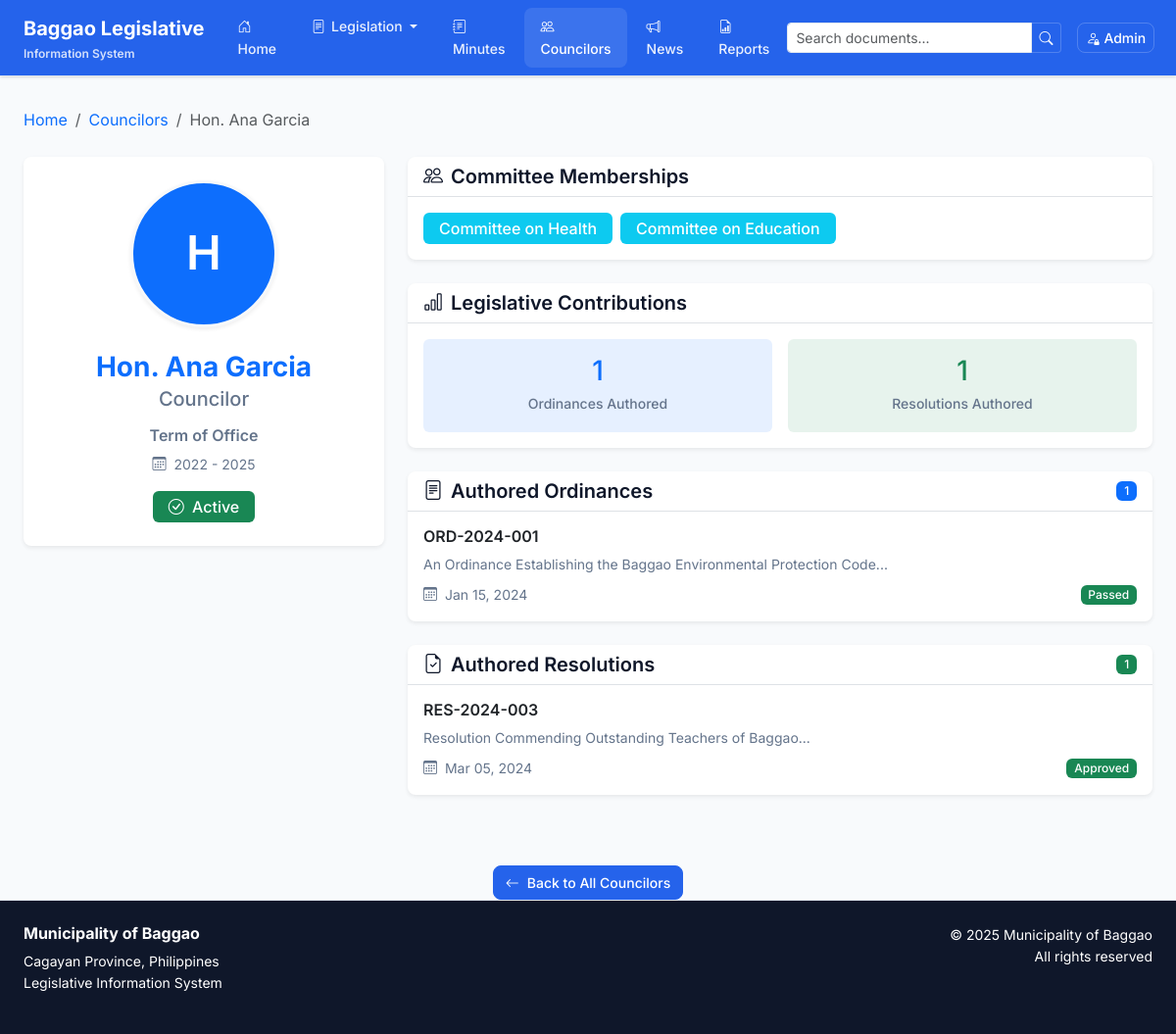
The app's page /councilors/view/3 with its own data.
### tables this page shows
CREATE TABLE `councilors` (
  `id` int(11) NOT NULL,
  `name` varchar(100) NOT NULL,
  `photo` varchar(255) DEFAULT NULL,
  `position` varchar(50) NOT NULL,
  `term_start` year(4) NOT NULL,
  `term_end` year(4) NOT NULL,
  `committees` text DEFAULT NULL,
  `contact_info` text DEFAULT NULL,
  `status` enum('active','inactive') DEFAULT 'active',
  `created_at` timestamp NOT NULL DEFAULT current_timestamp(),
  `updated_at` timestamp NOT NULL DEFAULT current_timestamp() ON UPDATE current_timestamp()
);

CREATE TABLE `ordinances` (
  `id` int(11) NOT NULL,
  `ordinance_number` varchar(50) NOT NULL,
  `title` text NOT NULL,
  `author_id` int(11) NOT NULL,
  `date_passed` date NOT NULL,
  `status` enum('passed','pending','rejected') DEFAULT 'pending',
  `file_path` varchar(255) DEFAULT NULL,
  `summary` text DEFAULT NULL,
  `keywords` varchar(255) DEFAULT NULL,
  `created_at` timestamp NOT NULL DEFAULT current_timestamp(),
  `updated_at` timestamp NOT NULL DEFAULT current_timestamp() ON UPDATE current_timestamp()
);

CREATE TABLE `resolutions` (
  `id` int(11) NOT NULL,
  `resolution_number` varchar(50) NOT NULL,
  `subject` text NOT NULL,
  `author_id` int(11) NOT NULL,
  `date_approved` date NOT NULL,
  `status` enum('approved','pending','rejected') DEFAULT 'pending',
  `file_path` varchar(255) DEFAULT NULL,
  `summary` text DEFAULT NULL,
  `keywords` varchar(255) DEFAULT NULL,
  `created_at` timestamp NOT NULL DEFAULT current_timestamp(),
  `updated_at` timestamp NOT NULL DEFAULT current_timestamp() ON UPDATE current_timestamp()
);

### core/Controller.php (called while the page is built, shortened)
<?php
class Controller {
    protected function loadView($view, $data = []) {
        extract($data);
        include "views/{$view}.php";
        include "views/layout.php";
    }
}
?>

### controllers/CouncilorController.php (called while the page is built, shortened)
<?php
class CouncilorController extends Controller {
    public function view($id) {
        $councilorModel = new Councilor();
        $councilor = $councilorModel->getWithOrdinanceCount($id);
        $ordinances = $councilorModel->getOrdinances($id);
        $resolutions = $councilorModel->getResolutions($id);
        $data = [
            'councilor' => $councilor,
            'ordinances' => $ordinances,
            'resolutions' => $resolutions
        ];
        $this->loadView('councilors/view', $data);
    }
}
?>

### index.php (called while the page is built, shortened)
<?php
require_once 'config/database.php';
spl_autoload_register(function ($class_name) {
    $directories = [
        'models/',
        'controllers/',
        'core/'
    ];
    foreach ($directories as $directory) {
        $file = $directory . $class_name . '.php';
        if (file_exists($file)) {
            return;
        }
    }
});
$request = $_GET['page'] ?? 'home';
$action = $_GET['action'] ?? 'index';
$id = $_GET['id'] ?? null;
$routes = [
    'home' => 'HomeController',
    'ordinances' => 'OrdinanceController',
    'resolutions' => 'ResolutionController',
    'minutes' => 'MinuteController',
    'councilors' => 'CouncilorController',
    'publications' => 'PublicationController',
    'reports' => 'ReportController',
    'admin' => 'AdminController',
    'auth' => 'AuthController'
];
if (isset($routes[$request])) {
    $controller = new $controller_name();
    if (method_exists($controller, $action)) {
        $controller->$action($id);
    } else {
        $controller->index();
    }
} else {
    include 'views/404.php';
}
?>

### core/Model.php (called while the page is built, shortened)
<?php
class Model {
    public function __construct() {
        $database = new Database();
        $this->db = $database->getConnection();
    }
}
?>

### config/database.php (called while the page is built, shortened)
<?php
class Database {
    private $host = DB_HOST;
    private $db_name = DB_NAME;
    private $username = DB_USER;
    private $password = DB_PASS;
    private $conn = null;
    public function getConnection() {
        if ($this->conn === null) {
            try {
                $this->conn = new PDO(
                    "mysql:host=" . $this->host . ";dbname=" . $this->db_name,
                    $this->username,
                    $this->password,
                    array(
                        PDO::ATTR_ERRMODE => PDO::ERRMODE_EXCEPTION,
                        PDO::ATTR_DEFAULT_FETCH_MODE => PDO::FETCH_ASSOC,
                        PDO::MYSQL_ATTR_INIT_COMMAND => "SET NAMES utf8"
                    )
                );
            } catch(PDOException $exception) {
                echo "Connection error: " . $exception->getMessage();
                die();
            }
        }
        return $this->conn;
    }
}
?>

### models/Councilor.php (called while the page is built, shortened)
<?php
class Councilor extends Model {
    public function getWithOrdinanceCount($id) {
        $sql = "SELECT c.*,
                COUNT(DISTINCT o.id) as ordinance_count,
                COUNT(DISTINCT r.id) as resolution_count
                FROM councilors c
                LEFT JOIN ordinances o ON c.id = o.author_id
                LEFT JOIN resolutions r ON c.id = r.author_id
                WHERE c.id = ?
                GROUP BY c.id";
        $stmt = $this->db->prepare($sql);
        $stmt->execute([$id]);
        return $stmt->fetch();
    }
    public function getOrdinances($councilor_id) {
        $sql = "SELECT * FROM ordinances WHERE author_id = ? ORDER BY date_passed DESC";
        $stmt = $this->db->prepare($sql);
        $stmt->execute([$councilor_id]);
        return $stmt->fetchAll();
    }
    public function getResolutions($councilor_id) {
        $sql = "SELECT * FROM resolutions WHERE author_id = ? ORDER BY date_approved DESC";
        $stmt = $this->db->prepare($sql);
        $stmt->execute([$councilor_id]);
        return $stmt->fetchAll();
    }
}
?>

### views/councilors/view.php (the view, shortened to what this page needs)
<div class="mb-4">
    <nav aria-label="breadcrumb">
        <ol class="breadcrumb">
            <li class="breadcrumb-item"><a href="<?= BASE_URL ?>" class="text-decoration-none">Home</a></li>
            <li class="breadcrumb-item"><a href="<?= BASE_URL ?>councilors" class="text-decoration-none">Councilors</a></li>
            <li class="breadcrumb-item active"><?= htmlspecialchars($councilor['name']) ?></li>
        </ol>
    </nav>
</div>
<div class="row g-4">
    <div class="col-lg-4">
        <div class="card border-0 shadow-sm text-center mb-4">
            <div class="card-body p-4">
                <div class="mb-4">
                    <?php if (!empty($councilor['photo'])): ?>
                        <img src="<?= BASE_URL . UPLOAD_PATH . $councilor['photo'] ?>"
                             alt="<?= htmlspecialchars($councilor['name']) ?>"
                             class="rounded-circle border border-3 border-light shadow-sm"
                             style="width: 150px; height: 150px; object-fit: cover;">
                    <?php else: ?>
                        <div class="rounded-circle bg-primary text-white d-inline-flex align-items-center justify-content-center border border-3 border-light shadow-sm"
                             style="width: 150px; height: 150px; font-size: 3rem; font-weight: 600;">
                            <?= strtoupper(substr($councilor['name'], 0, 1)) ?>
                        </div>
                    <?php endif; ?>
                </div>
                <h3 class="card-title text-primary fw-bold mb-2"><?= htmlspecialchars($councilor['name']) ?></h3>
                <h5 class="card-subtitle mb-3 text-muted fw-medium"><?= htmlspecialchars($councilor['position']) ?></h5>
                <div class="mb-3">
                    <h6 class="text-muted fw-semibold mb-2">Term of Office</h6>
                    <small class="text-muted d-flex align-items-center justify-content-center">
                        <i class="bi bi-calendar3 me-2"></i>
                        <?= $councilor['term_start'] ?> - <?= $councilor['term_end'] ?>
                    </small>
                </div>
                <span class="badge bg-<?= $councilor['status'] === 'active' ? 'success' : 'secondary' ?> fs-6 px-3 py-2">
                    <i class="bi bi-<?= $councilor['status'] === 'active' ? 'check-circle' : 'dash-circle' ?> me-1"></i>
                    <?= ucfirst($councilor['status']) ?>
                </span>
            </div>
        </div>
    </div>
    <div class="col-lg-8">
        <?php if (!empty($councilor['committees'])): ?>
        <div class="card border-0 shadow-sm mb-4">
            <div class="card-header bg-transparent border-bottom">
                <h5 class="mb-0 fw-semibold"><i class="bi bi-people me-2"></i>Committee Memberships</h5>
            </div>
            <div class="card-body">
                <div class="d-flex flex-wrap gap-2">
                    <?php
                    $committees = explode(',', $councilor['committees']);
                    foreach ($committees as $committee):
                    ?>
                        <span class="badge bg-info fs-6 px-3 py-2"><?= htmlspecialchars(trim($committee)) ?></span>
                    <?php endforeach; ?>
                </div>
            </div>
        </div>
        <?php endif; ?>
        <div class="card border-0 shadow-sm mb-4">
            <div class="card-header bg-transparent border-bottom">
                <h5 class="mb-0 fw-semibold"><i class="bi bi-bar-chart me-2"></i>Legislative Contributions</h5>
            </div>
            <div class="card-body">
                <div class="row text-center g-3">
                    <div class="col-md-6">
                        <div class="p-3 bg-primary bg-opacity-10 rounded">
                            <h3 class="text-primary mb-1"><?= $councilor['ordinance_count'] ?></h3>
                            <small class="text-muted fw-medium">Ordinances Authored</small>
                        </div>
                    </div>
                    <div class="col-md-6">
                        <div class="p-3 bg-success bg-opacity-10 rounded">
                            <h3 class="text-success mb-1"><?= $councilor['resolution_count'] ?></h3>
                            <small class="text-muted fw-medium">Resolutions Authored</small>
                        </div>
                    </div>
                </div>
            </div>
        </div>
        <?php if (!empty($ordinances)): ?>
        <div class="card border-0 shadow-sm mb-4">
            <div class="card-header bg-transparent border-bottom d-flex justify-content-between align-items-center">
                <h5 class="mb-0 fw-semibold"><i class="bi bi-file-text me-2"></i>Authored Ordinances</h5>
                <span class="badge bg-primary"><?= count($ordinances) ?></span>
            </div>
            <div class="card-body p-0">
                <?php foreach ($ordinances as $index => $ordinance): ?>
                    <div class="p-3 <?= $index < count($ordinances) - 1 ? 'border-bottom' : '' ?>">
                        <h6 class="mb-2 fw-semibold">
                            <a href="<?= BASE_URL ?>ordinances/view/<?= $ordinance['id'] ?>" class="text-decoration-none text-dark">
                                <?= htmlspecialchars($ordinance['ordinance_number']) ?>
                            </a>
                        </h6>
                        <p class="text-muted small mb-2"><?= htmlspecialchars(substr($ordinance['title'], 0, 100)) ?>...</p>
                        <div class="d-flex align-items-center justify-content-between">
                            <small class="text-muted">
                                <i class="bi bi-calendar3 me-1"></i>
                                <?= date('M d, Y', strtotime($ordinance['date_passed'])) ?>
                            </small>
                            <span class="badge bg-<?= $ordinance['status'] === 'passed' ? 'success' : 'warning' ?> small">
                                <?= ucfirst($ordinance['status']) ?>
                            </span>
                        </div>
                    </div>
                <?php endforeach; ?>
            </div>
        </div>
        <?php endif; ?>
        <?php if (!empty($resolutions)): ?>
        <div class="card border-0 shadow-sm mb-4">
            <div class="card-header bg-transparent border-bottom d-flex justify-content-between align-items-center">
                <h5 class="mb-0 fw-semibold"><i class="bi bi-file-earmark-check me-2"></i>Authored Resolutions</h5>
                <span class="badge bg-success"><?= count($resolutions) ?></span>
            </div>
            <div class="card-body p-0">
                <?php foreach ($resolutions as $index => $resolution): ?>
                    <div class="p-3 <?= $index < count($resolutions) - 1 ? 'border-bottom' : '' ?>">
                        <h6 class="mb-2 fw-semibold">
                            <a href="<?= BASE_URL ?>resolutions/view/<?= $resolution['id'] ?>" class="text-decoration-none text-dark">
                                <?= htmlspecialchars($resolution['resolution_number']) ?>
                            </a>
                        </h6>
                        <p class="text-muted small mb-2"><?= htmlspecialchars(substr($resolution['subject'], 0, 100)) ?>...</p>
                        <div class="d-flex align-items-center justify-content-between">
                            <small class="text-muted">
                                <i class="bi bi-calendar3 me-1"></i>
                                <?= date('M d, Y', strtotime($resolution['date_approved'])) ?>
                            </small>
                            <span class="badge bg-<?= $resolution['status'] === 'approved' ? 'success' : 'warning' ?> small">
                                <?= ucfirst($resolution['status']) ?>
                            </span>
                        </div>
                    </div>
                <?php endforeach; ?>
            </div>
        </div>
        <?php endif; ?>
    </div>
</div>
<div class="text-center mt-5">
    <a href="<?= BASE_URL ?>councilors" class="btn btn-primary">
        <i class="bi bi-arrow-left me-2"></i>Back to All Councilors
    </a>
</div>

### views/layout.php (style rules this page uses)
:root { --primary: #2563eb; --primary-foreground: #ffffff; --secondary: #f1f5f9; --secondary-foreground: #0f172a; --muted: #f8fafc; --muted-foreground: #64748b; --accent: #f1f5f9; --accent-foreground: #0f172a; --destructive: #ef4444; --destructive-foreground: #ffffff; --border: #e2e8f0; --input: #e2e8f0; --ring: #2563eb; --background: #ffffff; --foreground: #0f172a; --card: #ffffff; --card-foreground: #0f172a; --popover: #ffffff; --popover-foreground: #0f172a; --radius: 0.5rem; }
* { border-color: var(--border); }
body { font-family: 'Inter', -apple-system, BlinkMacSystemFont, sans-serif; background-color: var(--background); color: var(--foreground); line-height: 1.6; }
.btn { border-radius: var(--radius); font-weight: 500; font-size: 0.875rem; transition: all 0.2s ease; border: 1px solid transparent; }
.btn-primary { background-color: var(--primary); color: var(--primary-foreground); border-color: var(--primary); }
.card { background-color: var(--card); color: var(--card-foreground); border: 1px solid var(--border); border-radius: var(--radius); box-shadow: 0 1px 3px 0 rgb(0 0 0 / 0.1), 0 1px 2px -1px rgb(0 0 0 / 0.1); transition: all 0.2s ease; }
.card-header { background-color: var(--muted); border-bottom: 1px solid var(--border); font-weight: 600; font-size: 0.875rem; }
.text-muted { color: var(--muted-foreground) !important; }
.badge { font-size: 0.75rem; font-weight: 500; border-radius: calc(var(--radius) - 2px); }
.card { transition: all 0.2s cubic-bezier(0.4, 0, 0.2, 1); }
.btn { transition: all 0.2s cubic-bezier(0.4, 0, 0.2, 1); }

### records on screen
councilors: name "Hon. Ana Garcia", name "H", position "Councilor", term_start "2022", term_end "2025", status "Active", committees "Committee on Health", committees "Committee on Education"
ordinances: ordinance_number "ORD-2024-001", title "An Ordinance Establishing the Baggao Environmental Protection Code", date_passed "Jan 15, 2024", status "Passed"
resolutions: resolution_number "RES-2024-003", subject "Resolution Commending Outstanding Teachers of Baggao", date_approved "Mar 05, 2024", status "Approved"

### other values on screen
$councilor['ordinance_count'] "1"
$councilor['resolution_count'] "1"
count($ordinances) "1"
count($resolutions) "1"
